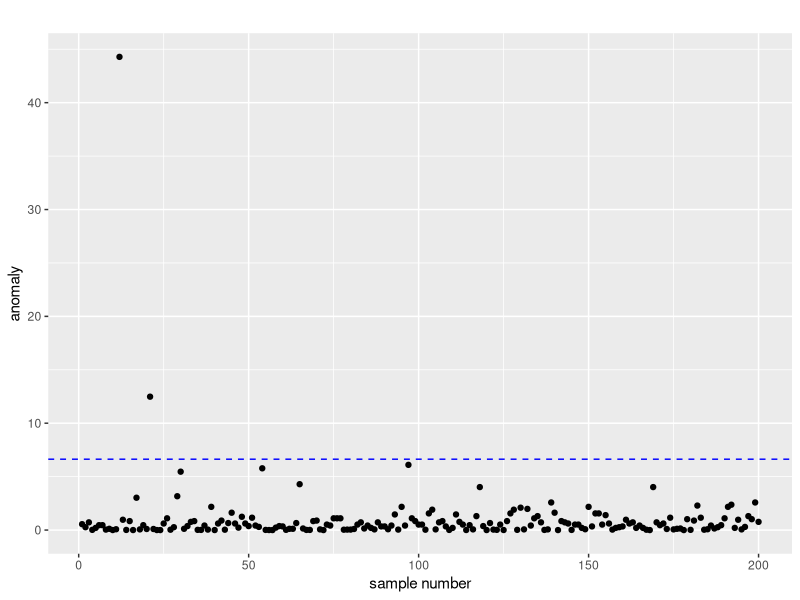
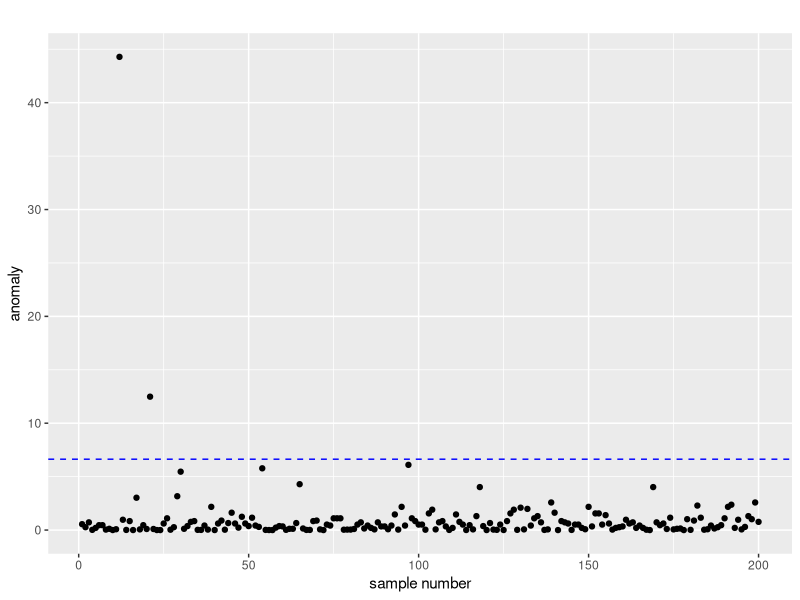

R code for these plots, in order:
require(ggplot2)
require(car)

# change working directory
frame_files <- lapply(sys.frames(), function(x) x$ofile)
frame_files <- Filter(Negate(is.null), frame_files)
setwd(dirname(frame_files[[length(frame_files)]]))

summary(Davis)
# sex         weight          height          repwt            repht
# F:112   Min.   : 39.0   Min.   : 57.0   Min.   : 41.00   Min.   :148.0
# M: 88   1st Qu.: 55.0   1st Qu.:164.0   1st Qu.: 55.00   1st Qu.:160.5
#         Median : 63.0   Median :169.5   Median : 63.00   Median :168.0
#         Mean   : 65.8   Mean   :170.0   Mean   : 65.62   Mean   :168.5
#         3rd Qu.: 74.0   3rd Qu.:177.2   3rd Qu.: 73.50   3rd Qu.:175.0
#         Max.   :166.0   Max.   :197.0   Max.   :124.00   Max.   :200.0
#                                         NA's   :17       NA's   :17

# hotelling
mu <- mean(Davis$weight)
s2 <- mean((Davis$weight-mu)^2)
# s2 <- var(Davis$weight) # 227.86

c(mu, s2)

a <- (Davis$weight-mu)^2/s2 # anomaly
th <-  qchisq(0.99, 1) # threshold

d <- data.frame(a)

p <- ggplot(d,
      aes(
        x=c(1:200),
        y=d$a
      )
    )
p <- p + geom_point() + geom_hline(yintercept=th, linetype="dashed", colour="blue") + labs(title="", x="sample number", y="anomaly")
plot(p)
ggsave("normal-anomaly.png", p)
